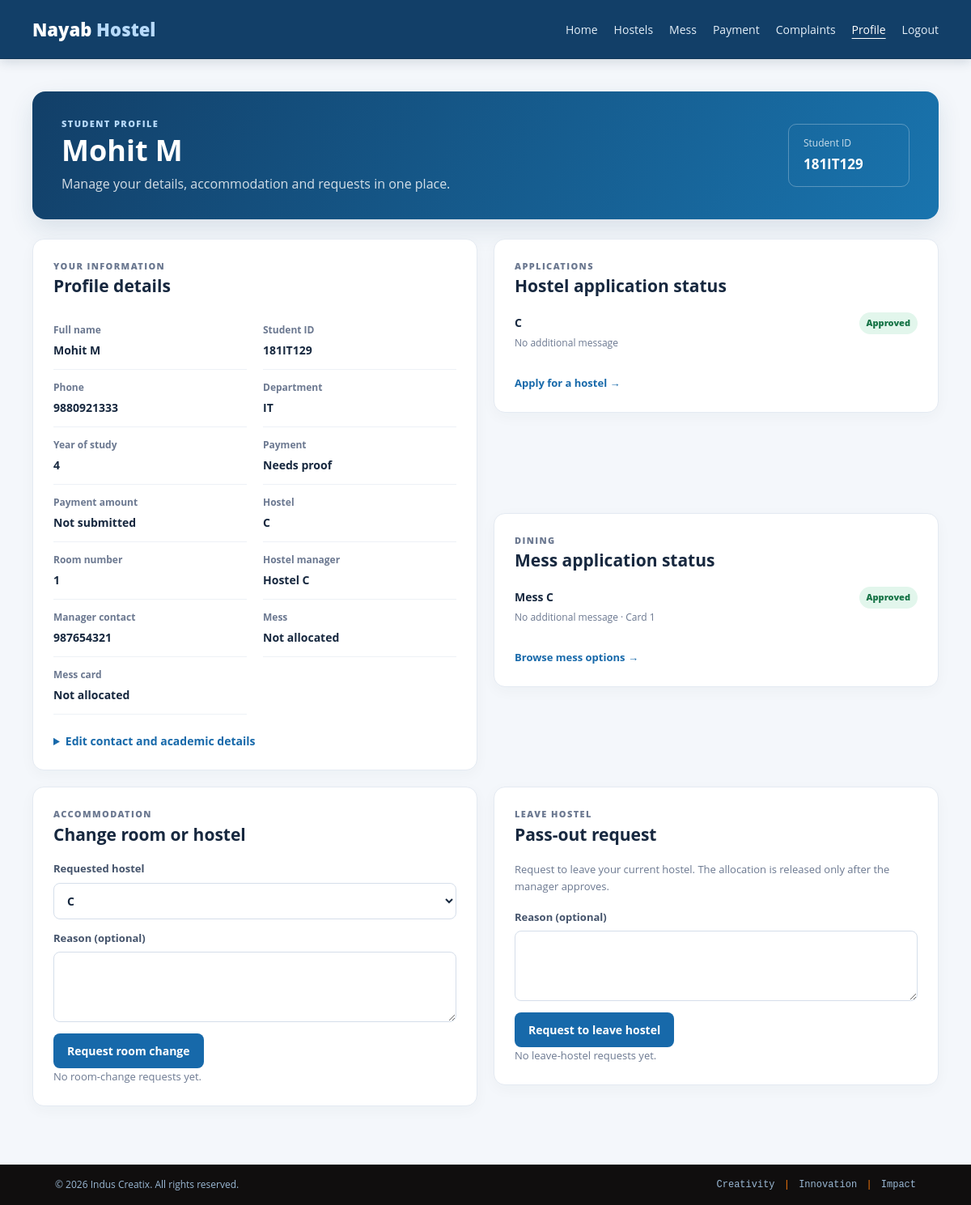
Page /profile.php (signed in) on the committed database.
### tables this page shows
CREATE TABLE `Student` (
  `Student_id` varchar(255) NOT NULL,
  `Fname` varchar(255) NOT NULL,
  `Lname` varchar(255) NOT NULL,
  `Mob_no` varchar(255) NOT NULL,
  `Dept` varchar(255) NOT NULL,
  `Year_of_study` varchar(255) NOT NULL,
  `Pwd` longtext NOT NULL,
  `Hostel_id` int(10) DEFAULT NULL,
  `Room_id` int(10) DEFAULT NULL,
  `Mess_id` int(10) DEFAULT NULL,
  `Mess_card_id` int(10) DEFAULT NULL,
  PRIMARY KEY (`Student_id`),
  KEY `Hostel_id` (`Hostel_id`),
  KEY `Room_id` (`Room_id`),
  KEY `Mess_id` (`Mess_id`),
  KEY `Mess_card_id` (`Mess_card_id`),
  CONSTRAINT `Student_ibfk_1` FOREIGN KEY (`Hostel_id`) REFERENCES `Hostel` (`Hostel_id`),
  CONSTRAINT `Student_ibfk_2` FOREIGN KEY (`Room_id`) REFERENCES `Room` (`Room_id`),
  CONSTRAINT `Student_ibfk_3` FOREIGN KEY (`Mess_id`) REFERENCES `Mess` (`Mess_id`),
  CONSTRAINT `Student_ibfk_4` FOREIGN KEY (`Mess_card_id`) REFERENCES `Mess_Allocation` (`Mess_card_id`)
);

CREATE TABLE `Hostel` (
  `Hostel_id` int(10) NOT NULL AUTO_INCREMENT,
  `Hostel_name` varchar(255) NOT NULL,
  `current_no_of_rooms` int(15) DEFAULT '0',
  `No_of_rooms` int(15) DEFAULT '5',
  `No_of_students` int(10) DEFAULT '0',
  PRIMARY KEY (`Hostel_id`)
);

CREATE TABLE `Room` (
  `Room_id` int(10) NOT NULL AUTO_INCREMENT,
  `Hostel_id` int(10) NOT NULL,
  `Room_No` int(10) NOT NULL,
  `Allocated` tinyint(1) DEFAULT NULL,
  PRIMARY KEY (`Room_id`),
  KEY `Hostel_id` (`Hostel_id`),
  CONSTRAINT `Room_ibfk_1` FOREIGN KEY (`Hostel_id`) REFERENCES `Hostel` (`Hostel_id`)
);

CREATE TABLE `Hostel_Manager` (
  `Hostel_man_id` int(10) NOT NULL AUTO_INCREMENT,
  `Username` varchar(255) NOT NULL,
  `Fname` varchar(255) NOT NULL,
  `Lname` varchar(255) NOT NULL,
  `Mob_no` varchar(255) NOT NULL,
  `Hostel_id` int(10) NOT NULL,
  `Mess_id` int(10) NOT NULL,
  `Pwd` longtext NOT NULL,
  `Isadmin` tinyint(1) DEFAULT '0',
  PRIMARY KEY (`Hostel_man_id`),
  UNIQUE KEY `Username` (`Username`),
  KEY `Hostel_id` (`Hostel_id`),
  KEY `Mess_id` (`Mess_id`),
  CONSTRAINT `Hostel_Manager_ibfk_1` FOREIGN KEY (`Hostel_id`) REFERENCES `Hostel` (`Hostel_id`),
  CONSTRAINT `Hostel_Manager_ibfk_2` FOREIGN KEY (`Mess_id`) REFERENCES `Mess` (`Mess_id`)
);

CREATE TABLE `Application` (
  `Application_id` int(100) NOT NULL AUTO_INCREMENT,
  `Student_id` varchar(255) NOT NULL,
  `Hostel_id` int(10) NOT NULL,
  `Application_status` tinyint(1) DEFAULT NULL,
  `Room_No` int(10) DEFAULT NULL,
  `Message` varchar(255) DEFAULT NULL,
  PRIMARY KEY (`Application_id`),
  KEY `Student_id` (`Student_id`),
  KEY `Hostel_id` (`Hostel_id`),
  CONSTRAINT `Application_ibfk_1` FOREIGN KEY (`Student_id`) REFERENCES `Student` (`Student_id`),
  CONSTRAINT `Application_ibfk_2` FOREIGN KEY (`Hostel_id`) REFERENCES `Hostel` (`Hostel_id`)
);

CREATE TABLE `Application_mess` (
  `Application_id` int(100) NOT NULL AUTO_INCREMENT,
  `Student_id` varchar(255) NOT NULL,
  `Mess_id` int(10) NOT NULL,
  `Application_status` tinyint(1) DEFAULT NULL,
  `Mess_card_No` int(10) DEFAULT NULL,
  `Message` varchar(255) DEFAULT NULL,
  PRIMARY KEY (`Application_id`),
  KEY `Student_id` (`Student_id`),
  KEY `Mess_id` (`Mess_id`),
  CONSTRAINT `Application_mess_ibfk_1` FOREIGN KEY (`Student_id`) REFERENCES `Student` (`Student_id`),
  CONSTRAINT `Application_mess_ibfk_2` FOREIGN KEY (`Mess_id`) REFERENCES `Mess` (`Mess_id`)
);

CREATE TABLE `Mess` (
  `Mess_id` int(10) NOT NULL AUTO_INCREMENT,
  `Mess_name` varchar(255) NOT NULL,
  `Mess_type` varchar(255) NOT NULL,
  `Vacancy` int(15) DEFAULT '5',
  `Size` int(15) DEFAULT '5',
  PRIMARY KEY (`Mess_id`)
);

### profile.php (the view, shortened to what this page needs)
<?php
require 'includes/config.inc.php';
function dbTableExists($conn, $table) {
	$stmt = mysqli_prepare($conn, 'SELECT 1 FROM information_schema.tables WHERE table_schema = DATABASE() AND table_name = ? LIMIT 1');
	mysqli_stmt_bind_param($stmt, 's', $table);
	mysqli_stmt_execute($stmt);
	$exists = mysqli_num_rows(mysqli_stmt_get_result($stmt)) > 0;
	return $exists;
}
function dbColumnExists($conn, $table, $column) {
	$stmt = mysqli_prepare($conn, 'SELECT 1 FROM information_schema.columns WHERE table_schema = DATABASE() AND table_name = ? AND column_name = ? LIMIT 1');
	mysqli_stmt_bind_param($stmt, 'ss', $table, $column);
	mysqli_stmt_execute($stmt);
	$exists = mysqli_num_rows(mysqli_stmt_get_result($stmt)) > 0;
	return $exists;
}
$studentId = $_SESSION['roll'];
$hasPayment = dbTableExists($conn, 'Payment');
$hasRoomChangeRequests = dbTableExists($conn, 'Room_Change_Application');
$hasPassoutRequests = dbTableExists($conn, 'Passout_Application');
$hasMess = dbTableExists($conn, 'Mess') && dbColumnExists($conn, 'Student', 'Mess_id');
$hasMessCard = $hasMess && dbTableExists($conn, 'Mess_Allocation') && dbColumnExists($conn, 'Student', 'Mess_card_id');
$paymentJoin = $hasPayment ? ' LEFT JOIN Payment p ON p.Student_id = s.Student_id' : '';
$messJoin = $hasMess ? ' LEFT JOIN Mess m ON m.Mess_id = s.Mess_id' : '';
$messCardJoin = $hasMessCard ? ' LEFT JOIN Mess_Allocation ma ON ma.Mess_card_id = s.Mess_card_id' : '';
$managerJoin = dbTableExists($conn, 'Hostel_Manager') ? ' LEFT JOIN Hostel_Manager hm ON hm.Hostel_id = s.Hostel_id' . (dbColumnExists($conn, 'Hostel_Manager', 'Isadmin') ? ' AND hm.Isadmin = 0' : '') : '';
$hasPaymentProof = $hasPayment && dbColumnExists($conn, 'Payment', 'Proof_path');
$paymentFields = $hasPayment ? 'p.Status AS Payment_status, p.Amount AS Payment_amount' . ($hasPaymentProof ? ', p.Proof_path AS Payment_proof' : ', NULL AS Payment_proof') : 'NULL AS Payment_status, NULL AS Payment_amount, NULL AS Payment_proof';
$messFields = $hasMess ? 'm.Mess_name' : 'NULL AS Mess_name';
$messCardFields = $hasMessCard ? 'ma.Mess_card_No' : 'NULL AS Mess_card_No';
$managerFields = $managerJoin !== '' ? 'hm.Fname AS Manager_fname, hm.Lname AS Manager_lname, hm.Mob_no AS Manager_mobile' : 'NULL AS Manager_fname, NULL AS Manager_lname, NULL AS Manager_mobile';
$profileSql = 'SELECT s.Student_id, s.Fname, s.Lname, s.Mob_no, s.Dept, s.Year_of_study, s.Hostel_id, s.Room_id, h.Hostel_name, r.Room_No, ' . $messFields . ', ' . $paymentFields . ', ' . $messCardFields . ', ' . $managerFields . ' FROM Student s LEFT JOIN Hostel h ON h.Hostel_id = s.Hostel_id LEFT JOIN Room r ON r.Room_id = s.Room_id' . $messJoin . $paymentJoin . $messCardJoin . $managerJoin . ' WHERE s.Student_id = ?';
$stmt = mysqli_prepare($conn, $profileSql);
mysqli_stmt_bind_param($stmt, 's', $studentId);
mysqli_stmt_execute($stmt);
$student = mysqli_fetch_assoc(mysqli_stmt_get_result($stmt));
$roomApplications = mysqli_prepare($conn, 'SELECT a.Application_id, a.Application_status, a.Message, h.Hostel_name FROM Application a LEFT JOIN Hostel h ON h.Hostel_id = a.Hostel_id WHERE a.Student_id = ? ORDER BY a.Application_id DESC');
mysqli_stmt_bind_param($roomApplications, 's', $studentId);
mysqli_stmt_execute($roomApplications);
$roomApplicationRows = mysqli_stmt_get_result($roomApplications);
$messApplicationRows = null;
if ($hasMess && dbTableExists($conn, 'Application_mess')) {
	$messApplications = mysqli_prepare($conn, 'SELECT a.Application_status, a.Message, a.Mess_card_No, m.Mess_name FROM Application_mess a LEFT JOIN Mess m ON m.Mess_id = a.Mess_id WHERE a.Student_id = ? ORDER BY a.Application_id DESC');
	mysqli_stmt_bind_param($messApplications, 's', $studentId);
	mysqli_stmt_execute($messApplications);
	$messApplicationRows = mysqli_stmt_get_result($messApplications);
}
$roomChangeRequestRows = null;
if ($hasRoomChangeRequests) {
	$roomChangeRequests = mysqli_prepare($conn, 'SELECT a.Status, a.Message, a.Created_at, h.Hostel_name FROM Room_Change_Application a JOIN Hostel h ON h.Hostel_id = a.Requested_hostel_id WHERE a.Student_id = ? ORDER BY a.Application_id DESC');
	mysqli_stmt_bind_param($roomChangeRequests, 's', $studentId);
	mysqli_stmt_execute($roomChangeRequests);
	$roomChangeRequestRows = mysqli_stmt_get_result($roomChangeRequests);
}
$passoutRequestRows = null;
if ($hasPassoutRequests) {
	$passoutRequests = mysqli_prepare($conn, 'SELECT Status, Message, Created_at FROM Passout_Application WHERE Student_id = ? ORDER BY Application_id DESC');
	mysqli_stmt_bind_param($passoutRequests, 's', $studentId);
	mysqli_stmt_execute($passoutRequests);
	$passoutRequestRows = mysqli_stmt_get_result($passoutRequests);
}
$hostelOptions = mysqli_query($conn, 'SELECT Hostel_id, Hostel_name FROM Hostel ORDER BY Hostel_name');
function h($value) {
	return htmlspecialchars((string)$value, ENT_QUOTES, 'UTF-8');
}
function statusLabel($status) {
	if ((int)$status === 0) return 'Approved';
	return 'Unknown';
}
function statusClass($status) {
	if ((int)$status === 0) return 'approved';
	return '';
}
?>
<!DOCTYPE html>
<html lang="en">
<head>
	<link rel="stylesheet" href="web_home/css_home/bootstrap.css">
	<link rel="stylesheet" href="web_home/css_home/style.css">
	<link rel="stylesheet" href="web_home/css_home/fontawesome-all.css">
	<link rel="stylesheet" href="web/css/student-dashboard.css">
</head>
<body class="student-dashboard">
<?php require_once __DIR__ . '/includes/site_chrome.php'; renderSiteHeader(); ?>
<main class="student-shell dashboard-main">
	<section class="profile-hero">
		<div><p class="eyebrow">STUDENT PROFILE</p><h1><?php echo h($student['Fname'].' '.$student['Lname']); ?></h1><p>Manage your details, accommodation and requests in one place.</p></div>
		<div class="profile-roll"><span>Student ID</span><strong><?php echo h($student['Student_id']); ?></strong></div>
	</section>
	<div class="dashboard-grid">
		<section class="panel profile-details">
			<div class="panel-heading"><div><p class="eyebrow">YOUR INFORMATION</p><h2>Profile details</h2></div></div>
			<dl class="detail-grid">
				<div><dt>Full name</dt><dd><?php echo h($student['Fname'].' '.$student['Lname']); ?></dd></div>
				<div><dt>Student ID</dt><dd><?php echo h($student['Student_id']); ?></dd></div>
				<div><dt>Phone</dt><dd><?php echo h($student['Mob_no']); ?></dd></div>
				<div><dt>Department</dt><dd><?php echo h($student['Dept']); ?></dd></div>
				<div><dt>Year of study</dt><dd><?php echo h($student['Year_of_study']); ?></dd></div>
				<div><dt>Payment</dt><dd><?php echo !$hasPayment ? 'Not available' : ((int)$student['Payment_status'] === 1 && empty($student['Payment_proof']) ? 'Needs proof' : ((int)$student['Payment_status'] === 1 ? 'Approved' : ((int)$student['Payment_status'] === 2 ? 'Pending review' : ((int)$student['Payment_status'] === -1 ? 'Rejected' : 'Unpaid')))); ?></dd></div>
				<div><dt>Payment amount</dt><dd><?php echo (in_array((int)$student['Payment_status'], array(2, -1), true) || (int)$student['Payment_status'] === 1 && !empty($student['Payment_proof'])) && $student['Payment_amount'] !== null ? h(number_format((float)$student['Payment_amount'])) : 'Not submitted'; ?></dd></div>
				<div><dt>Hostel</dt><dd><?php echo h($student['Hostel_name'] ?: 'Not allocated'); ?></dd></div>
				<div><dt>Room number</dt><dd><?php echo h($student['Room_No'] ?: 'Not allocated'); ?></dd></div>
				<div><dt>Hostel manager</dt><dd><?php echo h(trim(($student['Manager_fname'] ?: '').' '.($student['Manager_lname'] ?: '')) ?: 'Not available'); ?></dd></div>
				<div><dt>Manager contact</dt><dd><?php echo h($student['Manager_mobile'] ?: 'Not available'); ?></dd></div>
				<div><dt>Mess</dt><dd><?php echo h($student['Mess_name'] ?: 'Not allocated'); ?></dd></div>
				<div><dt>Mess card</dt><dd><?php echo h($student['Mess_card_No'] ?: 'Not allocated'); ?></dd></div>
			</dl>
			<details class="edit-details"><summary>Edit contact and academic details</summary>
			</details>
		</section>
		<section class="panel">
			<div class="panel-heading"><div><p class="eyebrow">APPLICATIONS</p><h2>Hostel application status</h2></div></div>
			<div class="status-list">
				<?php while ($application = mysqli_fetch_assoc($roomApplicationRows)): ?>
				<article class="status-item"><div><strong><?php echo h($application['Hostel_name'] ?: 'Hostel'); ?></strong><p><?php echo h($application['Message'] ?: 'No additional message'); ?></p></div><span class="status-badge <?php echo h(statusClass($application['Application_status'])); ?>"><?php echo h(statusLabel($application['Application_status'])); ?></span></article>
				<?php endwhile; ?>
			</div>
			<a class="text-link" href="services.php">Apply for a hostel <span aria-hidden="true">&rarr;</span></a>
		</section>
		<?php if ($messApplicationRows !== null): ?>
		<section class="panel">
			<div class="panel-heading"><div><p class="eyebrow">DINING</p><h2>Mess application status</h2></div></div>
			<div class="status-list">
				<?php while ($application = mysqli_fetch_assoc($messApplicationRows)): ?><article class="status-item"><div><strong>Mess <?php echo h($application['Mess_name'] ?: ''); ?></strong><p><?php echo h($application['Message'] ?: 'No additional message'); ?><?php if (!empty($application['Mess_card_No'])): ?> · Card <?php echo (int)$application['Mess_card_No']; ?><?php endif; ?></p></div><span class="status-badge <?php echo h(statusClass($application['Application_status'])); ?>"><?php echo h(statusLabel($application['Application_status'])); ?></span></article><?php endwhile; ?>
			</div>
			<a class="text-link" href="services_mess.php">Browse mess options <span aria-hidden="true">&rarr;</span></a>
		</section>
		<?php endif; ?>
		<?php if ($hasRoomChangeRequests): ?>
		<section class="panel">
			<div class="panel-heading"><div><p class="eyebrow">ACCOMMODATION</p><h2>Change room or hostel</h2></div></div>
			<?php if (!$student['Room_id']): ?><p class="empty-state">A room must be allocated before requesting a change.</p><?php else: ?>
			<form method="post" class="request-form">
				<label>Requested hostel<select name="requested_hostel_id" required><?php while ($hostelOption = mysqli_fetch_assoc($hostelOptions)): ?><option value="<?php echo (int)$hostelOption['Hostel_id']; ?>" <?php echo (int)$hostelOption['Hostel_id'] === (int)$student['Hostel_id'] ? 'selected' : ''; ?>><?php echo h($hostelOption['Hostel_name']); ?></option><?php endwhile; ?></select></label>
				<label>Reason (optional)<textarea name="message" rows="3" maxlength="255"></textarea></label>
				<button class="button" type="submit">Request room change</button>
			</form>
			<?php endif; ?>
			<div class="status-list">
				<?php if (!$roomChangeRequestRows || mysqli_num_rows($roomChangeRequestRows) === 0): ?><p class="empty-state">No room-change requests yet.</p><?php endif; ?>
			</div>
		</section>
		<?php endif; ?>
		<?php if ($hasPassoutRequests): ?>
		<section class="panel">
			<div class="panel-heading"><div><p class="eyebrow">LEAVE HOSTEL</p><h2>Pass-out request</h2></div></div>
			<p class="panel-description">Request to leave your current hostel. The allocation is released only after the manager approves.</p>
			<?php if (!$student['Room_id']): ?><p class="empty-state">You do not currently have an allocated hostel room.</p><?php else: ?><form method="post" class="request-form"><input type="hidden" name="csrf_token" value="<?php echo h($csrfToken); ?>"><input type="hidden" name="action" value="submit_passout"><label>Reason (optional)<textarea name="message" rows="3" maxlength="255"></textarea></label><button class="button" type="submit">Request to leave hostel</button></form><?php endif; ?>
			<div class="status-list">
				<?php if (!$passoutRequestRows || mysqli_num_rows($passoutRequestRows) === 0): ?><p class="empty-state">No leave-hostel requests yet.</p><?php endif; ?>
			</div>
		</section>
		<?php endif; ?>
	</div>
</main>
<?php require_once __DIR__ . '/includes/footer.php'; ?>
</body>
</html>

### rows in the picture
student: Fname+Lname "Mohit M", Student_id "181IT129", Mob_no "9880921333", Dept "IT", Year_of_study "4", Hostel.Hostel_name "C", Room.Room_No "1", hostel_manager.Fname+Lname "Hostel C", hostel_manager.Mob_no "987654321", requested_hostel_id "C"
application: Hostel.Hostel_name "C", Message "No additional message", Application_status "Approved"
application_mess: Mess.Mess_name "C", Message "No additional message", Mess_card_No "1", Application_status "Approved"

### other values in the picture
$link[0] "Home"
$link[0] "Hostels"
$link[0] "Mess"
$link[0] "Payment"
$link[0] "Complaints"
$link[0] "Profile"
$student['Mess_name'] ?: 'Not allocated' "Not allocated"
$student['Mess_card_No'] ?: 'Not allocated' "Not allocated"
